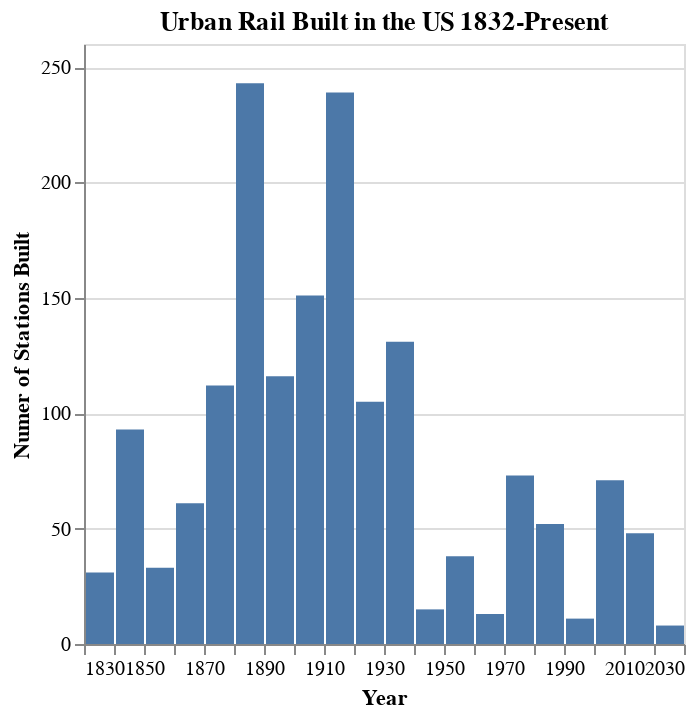

The cell this chart's notebook holds for it:
### Code cell
cs_usa.histogram()

### Figure 1 — Vega-Lite specification as saved in the notebook (floating-point values rounded to 4 significant figures; data arrays with more than 128 entries replaced by an {"elided": "..."} marker saying what was removed)
{"config": {"view": {"continuousWidth": 300, "continuousHeight": 300}}, "data": {"name": "data-69aba5641bee3b2fcd7c489376b59ef9"}, "mark": {"type": "bar"}, "encoding": {"x": {"axis": {"format": "d", "title": "Year"}, "bin": {"maxbins": 20}, "field": "start", "type": "quantitative"}, "y": {"aggregate": "count", "axis": {"title": "Numer of Stations Built"}, "stack": "zero", "type": "quantitative"}}, "title": "Urban Rail Built in the US 1832-Present", "$schema": "https://vega.github.io/schema/vega-lite/v5.20.1.json", "datasets": {"data-69aba5641bee3b2fcd7c489376b59ef9": {"elided": "1644 records"}}}
